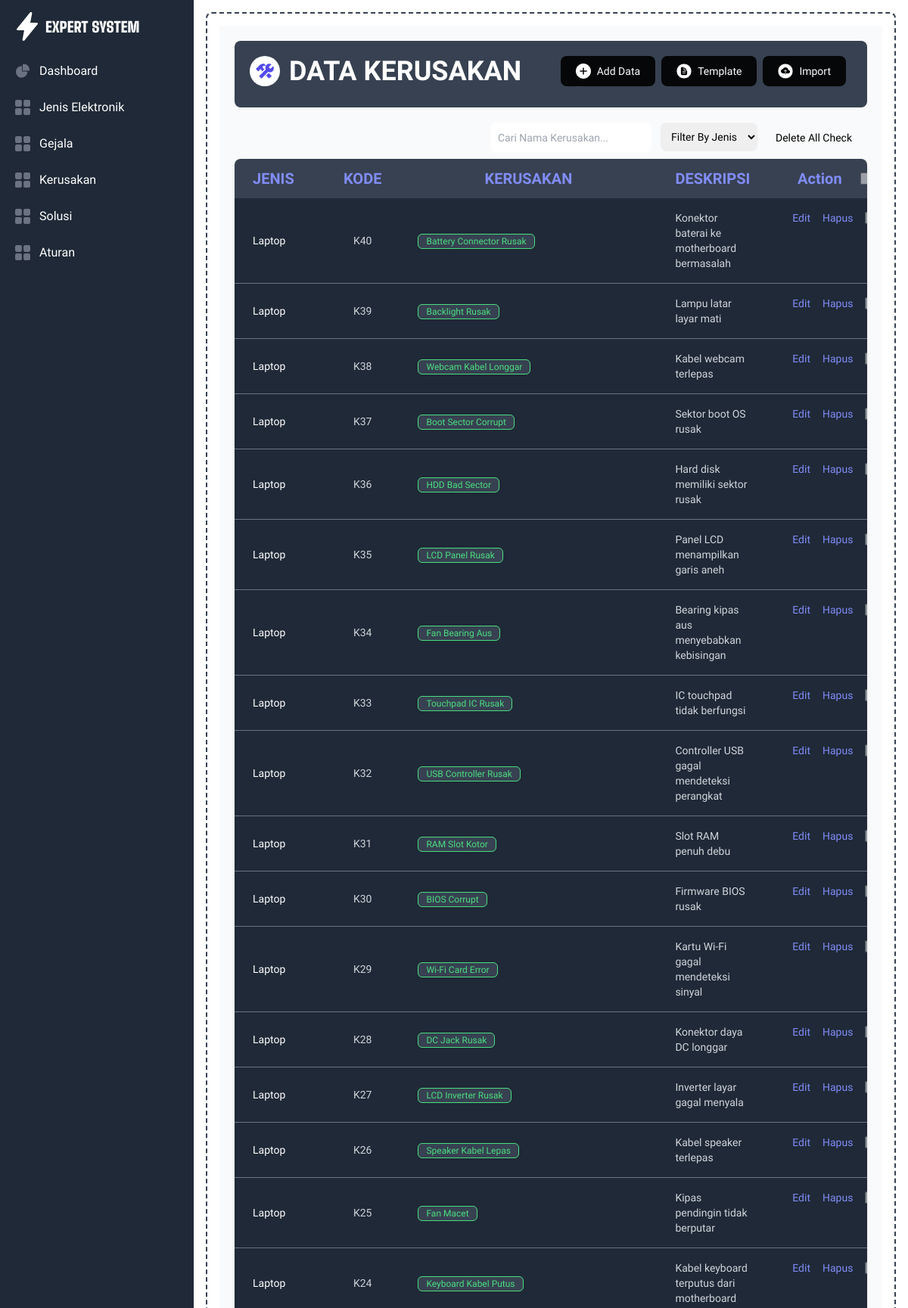
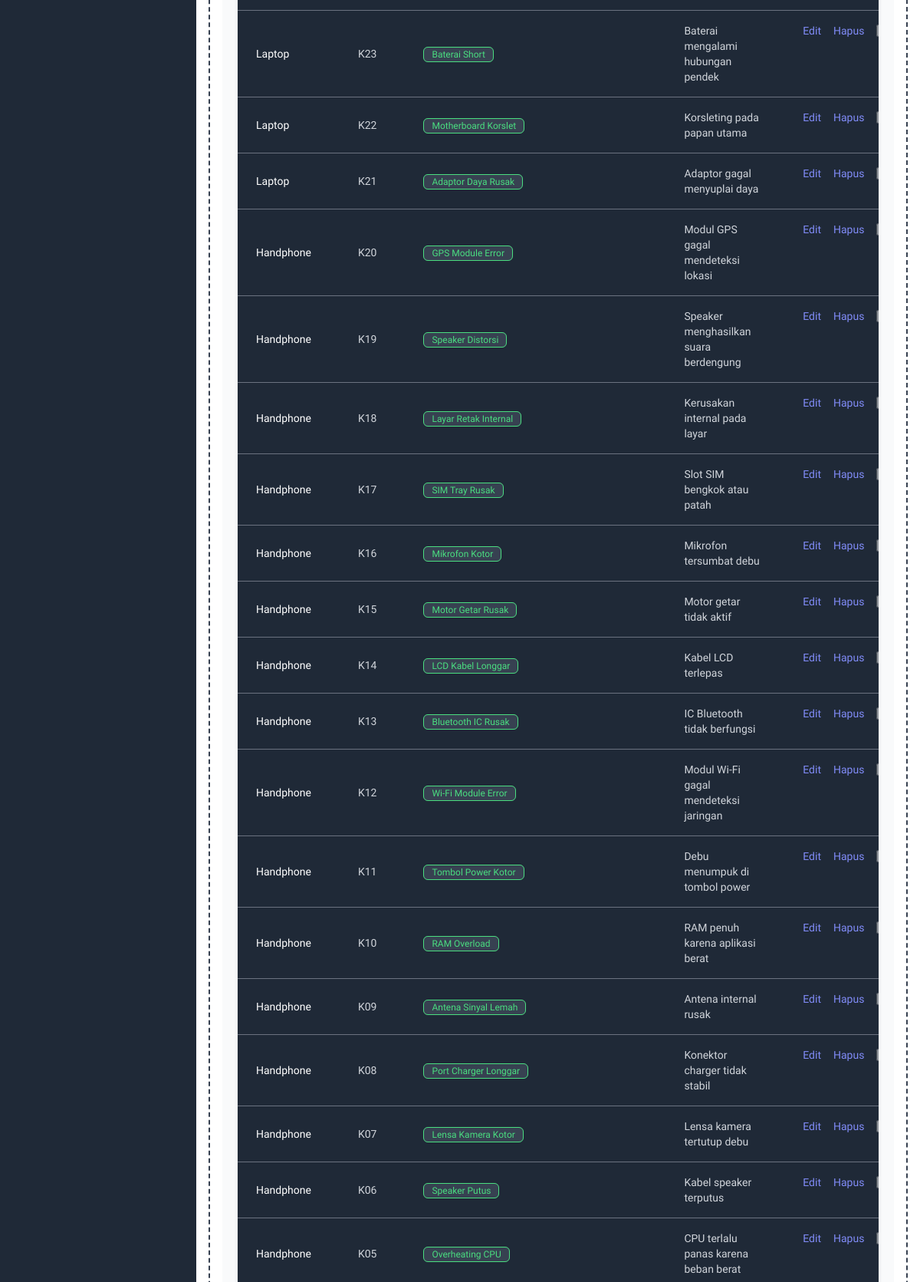
/dashboard/kerusakan/ (signed in, upper part), run on the app's committed database (2 pictures, top to bottom).
### expert_system_app/models.py (models this page shows, shortened)
class Kerusakan(models.Model):
    jenis_elektronik = models.ForeignKey(JenisElektronik, on_delete=models.CASCADE)
    kodeRsk = models.CharField(max_length=10, unique=True)
    nama_kerusakan = models.CharField(max_length=255)
    deskripsi = models.TextField()

class JenisElektronik(models.Model):
    nama = models.CharField(max_length=255)
    def __str__(self):
        return self.nama

### expert_system_app/views.py (the view)
# urls.py: path('dashboard/kerusakan/', views.dsb_kerusakan, name='kerusakan'),
@login_required()
def dsb_kerusakan(request):
    data = Kerusakan.objects.all().order_by('-id')
    jenis_elektronik_list = JenisElektronik.objects.all()
    context = {
            'kerusakan': data,
            "jenis_elektronik": jenis_elektronik_list
    }
    return render(request, 'dsb_kerusakan.html', context)

### templates/dsb_kerusakan.html (shortened to what this page needs)
{%extends 'base.html'%}
{% load static %}
{% block content %}
<div class="flex flex-col rounded-sm text-white bg-gray-50 p-5">
   <div class="bg-gray-700 mb-5 p-5 flex justify-between align-middle rounded-lg">
      <div class="flex gap-3 text-left ">
         <h3 class="text-4xl font-semibold">DATA KERUSAKAN</h3>
      </div>
      <div class="flex">
         <button type="button" onclick="toggleModal(true)"
            class="text-white bg-[#050708] focus:ring-4 focus:outline-none focus:ring-[#050708]/50 font-medium rounded-lg text-sm px-5 py-2.5 text-center items-center hover:bg-indigo-500 focus:ring-gray-600 me-2 mb-2 flex gap-2">
            <svg width="20" height="20" viewBox="0 0 416 416" fill="none" xmlns="http://www.w3.org/2000/svg">
               <path
                  d="M208 0C93.31 0 0 93.31 0 208C0 322.69 93.31 416 208 416C322.69 416 416 322.69 416 208C416 93.31 322.69 0 208 0ZM304 224H224V304H192V224H112V192H192V112H224V192H304V224Z"
                  fill="white" />
            </svg>
            Add Data
         </button>
         <a href="{% static  'file/kerusakan/kerusakan.xlsx' %}"
            class="text-white bg-[#050708] focus:ring-4 focus:outline-none focus:ring-[#050708]/50 font-medium rounded-lg text-sm px-5 py-2.5 text-center items-center hover:bg-indigo-500 focus:ring-gray-600 me-2 mb-2 flex gap-2">
            Template
         </a>
         <button type="button" onclick="showImportModal()"
            class="text-white bg-[#050708] focus:ring-4 focus:outline-none focus:ring-[#050708]/50 font-medium rounded-lg text-sm px-5 py-2.5 text-center items-center hover:bg-indigo-500 focus:ring-gray-600 me-2 mb-2 flex gap-2">
            Import
         </button>
      </div>
   </div>
   <div class="flex flex-row-reverse gap-3 align-bottom">
      <button type="button" id="delete_checkbok"
         class="text-black focus:ring-4 focus:outline-none focus:ring-[#050708]/50 font-medium rounded-lg text-sm px-3 py-2.5 text-center items-center hover:text-red-600 focus:ring-gray-600 me-2 mb-2 flex gap-1">
         Delete All Check
      </button>
      <form>
         <select id="filterJenis" class="text-sm rounded-lg block w-full p-2.5 text-black">
            <option value="">Filter By Jenis</option>
         </select>
      </form>
      <form>
         <input type="text" id="filterGejala"
            class="text-sm rounded-lg block w-full p-2.5 text-black"
            placeholder="Cari Nama Kerusakan...">
      </form>
   </div>
   <div class="relative overflow-x-auto shadow-md sm:rounded-lg">
      <table class="w-full text-sm text-left rtl:text-right text-gray-300">
         <thead class="text-xl uppercas bg-gray-700 text-indigo-400">
            <tr>
               <th scope="col" class="px-6 py-3">
                  JENIS
               </th>
               <th scope="col" class="px-6 py-3">
                  KODE
               </th>
               <th scope="col" class="px-28 py-3">
                 KERUSAKAN
               </th>
               <th scope="col" class="px-6 py-3">
                  DESKRIPSI
               </th>
               <th scope="col" class="text-center px-6 py-3 flex justify-center items-center gap-6">
                  <p>Action</p>
                  <input id="checkAll" type="checkbox" value=""
                     class="w-4 h-4 text-blue-600 opacity-50 focus:opacity-100 rounded-sm focus:ring-blue-600 ring-offset-gray-800 focus:ring-2 bg-gray-700 border-gray-600">
               </th>
            </tr>
         </thead>
         <tbody>
            {% for data in kerusakan %}
            <tr
               class="border-b bg-gray-800  border-gray-500  hover:bg-gray-600">
               <th scope="row" class="px-6 py-4 font-medium whitespace-nowrap text-white">
                  {{data.jenis_elektronik}}
               </th>
               <td class="px-6 py-4 text-center">
                  {{data.kodeRsk}}
               </td>
               <td class="px-6 py-4">
                  <span
                     class=" text-xs font-medium me-2 px-2.5 py-0.5 rounded-md bg-gray-700 text-green-400 border border-green-400">{{data.nama_kerusakan}}</span>
               </td>
               <td class="px-6 py-4">
                  {{data.deskripsi}}
               </td>
               <td class="text-center px-8 py-4 flex gap-4 items-center justify-center">
                  <a href="#"
                     onclick="editGejala('{{ data.id }}', '{{ data.jenis_elektronik.id }}', '{{ data.kodeRsk }}', '{{ data.nama_kerusakan }}', '{{ data.deskripsi }}')"
                     class="text-indigo-400 hover:text-yellow-400">Edit</a>
                  <a href="#" onclick="hapusGejala('{{ data.id }}')" class="text-indigo-400 hover:text-red-400">Hapus</a>
                  <input type="checkbox" value="{{ data.id }}"
                     class="rowCheckbox w-4 h-4 text-blue-600 opacity-50 focus:opacity-100 rounded-sm focus:ring-blue-600 ring-offset-gray-800 focus:ring-2 bg-gray-700 border-gray-600">
               </td>
            </tr>
            {% endfor %}
         </tbody>
      </table>
   </div>
</div>
</div>
{% endblock content %}

### data on the page
Kerusakan: jenis_elektronik "Laptop", kodeRsk "K40", nama_kerusakan "Battery Connector Rusak", deskripsi "Konektor baterai ke motherboard bermasalah"
Kerusakan: jenis_elektronik "Laptop", kodeRsk "K39", nama_kerusakan "Backlight Rusak", deskripsi "Lampu latar layar mati"
Kerusakan: jenis_elektronik "Laptop", kodeRsk "K38", nama_kerusakan "Webcam Kabel Longgar", deskripsi "Kabel webcam terlepas"
Kerusakan: jenis_elektronik "Laptop", kodeRsk "K37", nama_kerusakan "Boot Sector Corrupt", deskripsi "Sektor boot OS rusak"
Kerusakan: jenis_elektronik "Laptop", kodeRsk "K36", nama_kerusakan "HDD Bad Sector", deskripsi "Hard disk memiliki sektor rusak"
Kerusakan: jenis_elektronik "Laptop", kodeRsk "K35", nama_kerusakan "LCD Panel Rusak", deskripsi "Panel LCD menampilkan garis aneh"
Kerusakan: jenis_elektronik "Laptop", kodeRsk "K34", nama_kerusakan "Fan Bearing Aus", deskripsi "Bearing kipas aus menyebabkan kebisingan"
Kerusakan: jenis_elektronik "Laptop", kodeRsk "K33", nama_kerusakan "Touchpad IC Rusak", deskripsi "IC touchpad tidak berfungsi"
Kerusakan: jenis_elektronik "Laptop", kodeRsk "K32", nama_kerusakan "USB Controller Rusak", deskripsi "Controller USB gagal mendeteksi perangkat"
Kerusakan: jenis_elektronik "Laptop", kodeRsk "K31", nama_kerusakan "RAM Slot Kotor", deskripsi "Slot RAM penuh debu"
Kerusakan: jenis_elektronik "Laptop", kodeRsk "K30", nama_kerusakan "BIOS Corrupt", deskripsi "Firmware BIOS rusak"
Kerusakan: jenis_elektronik "Laptop", kodeRsk "K29", nama_kerusakan "Wi-Fi Card Error", deskripsi "Kartu Wi-Fi gagal mendeteksi sinyal"
Kerusakan: jenis_elektronik "Laptop", kodeRsk "K28", nama_kerusakan "DC Jack Rusak", deskripsi "Konektor daya DC longgar"
Kerusakan: jenis_elektronik "Laptop", kodeRsk "K27", nama_kerusakan "LCD Inverter Rusak", deskripsi "Inverter layar gagal menyala"
Kerusakan: jenis_elektronik "Laptop", kodeRsk "K26", nama_kerusakan "Speaker Kabel Lepas", deskripsi "Kabel speaker terlepas"
Kerusakan: jenis_elektronik "Laptop", kodeRsk "K25", nama_kerusakan "Fan Macet", deskripsi "Kipas pendingin tidak berputar"
Kerusakan: jenis_elektronik "Laptop", kodeRsk "K24", nama_kerusakan "Keyboard Kabel Putus", deskripsi "Kabel keyboard terputus dari motherboard"
Kerusakan: jenis_elektronik "Laptop", kodeRsk "K23", nama_kerusakan "Baterai Short", deskripsi "Baterai mengalami hubungan pendek"
Kerusakan: jenis_elektronik "Laptop", kodeRsk "K22", nama_kerusakan "Motherboard Korslet", deskripsi "Korsleting pada papan utama"
Kerusakan: jenis_elektronik "Laptop", kodeRsk "K21", nama_kerusakan "Adaptor Daya Rusak", deskripsi "Adaptor gagal menyuplai daya"
Kerusakan: jenis_elektronik "Handphone", kodeRsk "K20", nama_kerusakan "GPS Module Error", deskripsi "Modul GPS gagal mendeteksi lokasi"
Kerusakan: jenis_elektronik "Handphone", kodeRsk "K19", nama_kerusakan "Speaker Distorsi", deskripsi "Speaker menghasilkan suara berdengung"
Kerusakan: jenis_elektronik "Handphone", kodeRsk "K18", nama_kerusakan "Layar Retak Internal", deskripsi "Kerusakan internal pada layar"
Kerusakan: jenis_elektronik "Handphone", kodeRsk "K17", nama_kerusakan "SIM Tray Rusak", deskripsi "Slot SIM bengkok atau patah"
Kerusakan: jenis_elektronik "Handphone", kodeRsk "K16", nama_kerusakan "Mikrofon Kotor", deskripsi "Mikrofon tersumbat debu"
Kerusakan: jenis_elektronik "Handphone", kodeRsk "K15", nama_kerusakan "Motor Getar Rusak", deskripsi "Motor getar tidak aktif"
Kerusakan: jenis_elektronik "Handphone", kodeRsk "K14", nama_kerusakan "LCD Kabel Longgar", deskripsi "Kabel LCD terlepas"
Kerusakan: jenis_elektronik "Handphone", kodeRsk "K13", nama_kerusakan "Bluetooth IC Rusak", deskripsi "IC Bluetooth tidak berfungsi"
Kerusakan: jenis_elektronik "Handphone", kodeRsk "K12", nama_kerusakan "Wi-Fi Module Error", deskripsi "Modul Wi-Fi gagal mendeteksi jaringan"
Kerusakan: jenis_elektronik "Handphone", kodeRsk "K11", nama_kerusakan "Tombol Power Kotor", deskripsi "Debu menumpuk di tombol power"
Kerusakan: jenis_elektronik "Handphone", kodeRsk "K10", nama_kerusakan "RAM Overload", deskripsi "RAM penuh karena aplikasi berat"
Kerusakan: jenis_elektronik "Handphone", kodeRsk "K09", nama_kerusakan "Antena Sinyal Lemah", deskripsi "Antena internal rusak"
Kerusakan: jenis_elektronik "Handphone", kodeRsk "K08", nama_kerusakan "Port Charger Longgar", deskripsi "Konektor charger tidak stabil"
Kerusakan: jenis_elektronik "Handphone", kodeRsk "K07", nama_kerusakan "Lensa Kamera Kotor", deskripsi "Lensa kamera tertutup debu"
Kerusakan: jenis_elektronik "Handphone", kodeRsk "K06", nama_kerusakan "Speaker Putus", deskripsi "Kabel speaker terputus"
Kerusakan: jenis_elektronik "Handphone", kodeRsk "K05", nama_kerusakan "Overheating CPU", deskripsi "CPU terlalu panas karena beban berat"
